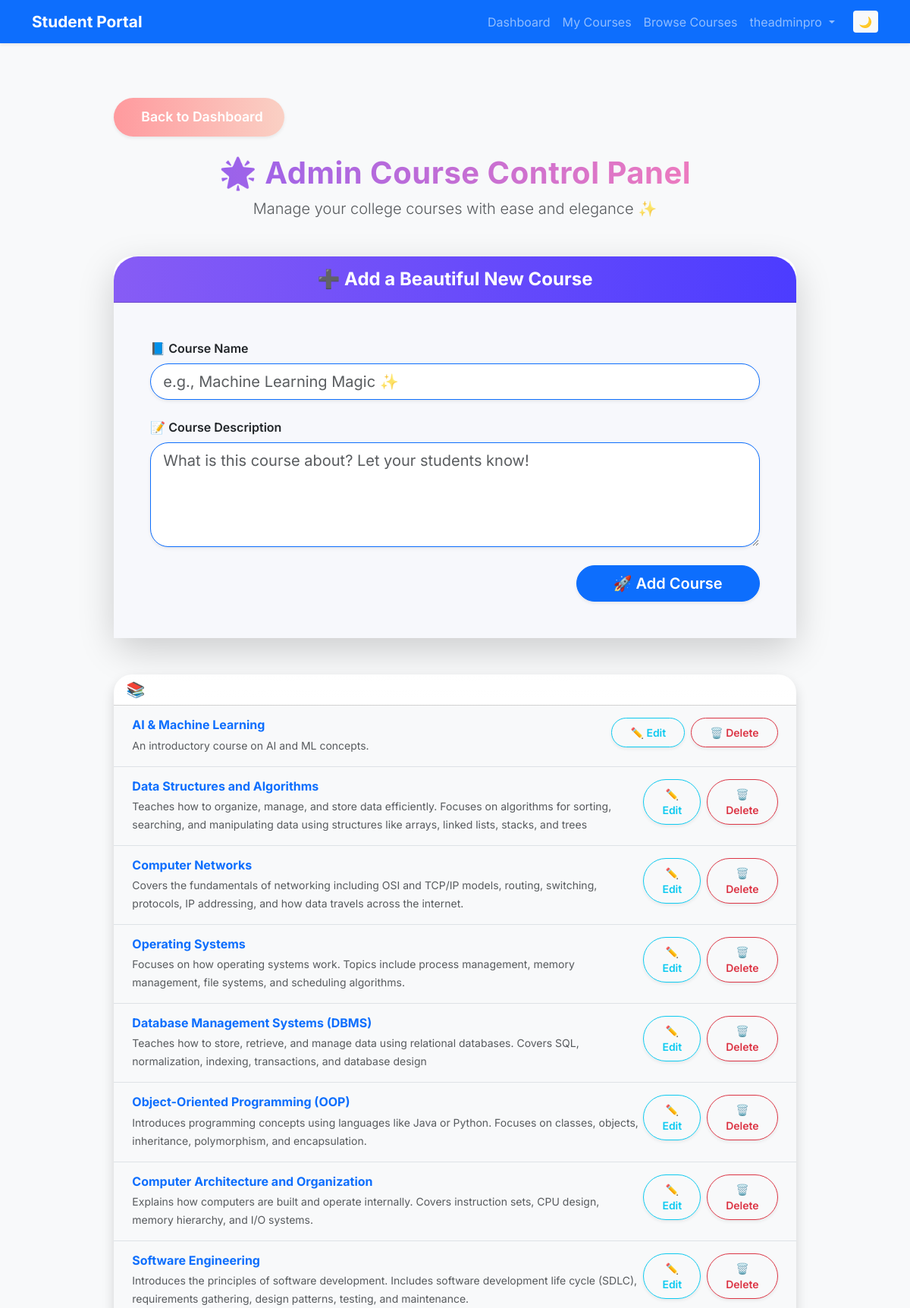
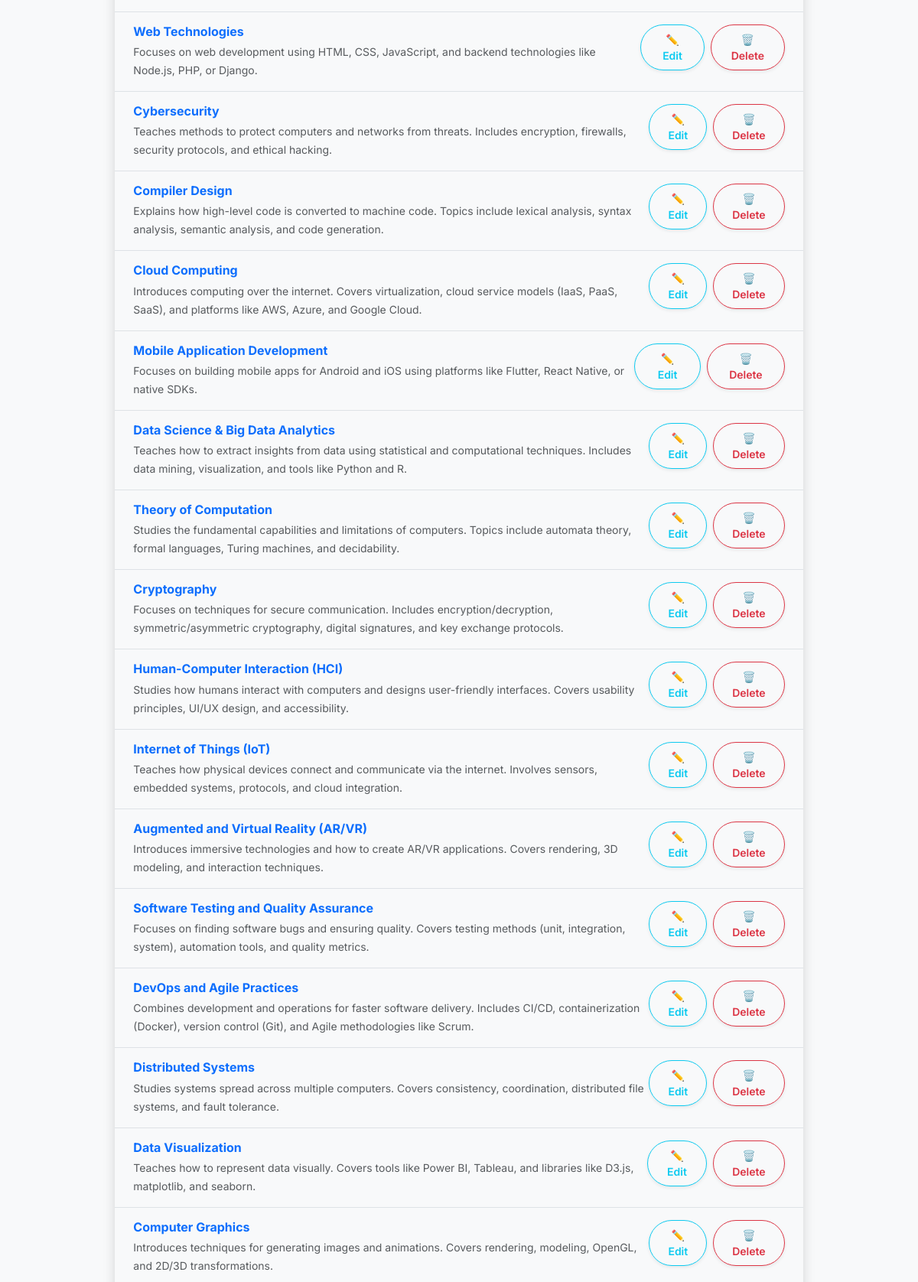
Page /registration/add-course/ (signed in, upper part) on the committed database (2 pictures, top to bottom).
### registration/models.py (models this page shows, shortened)
class Course(models.Model):
    name = models.CharField(max_length=100)
    description = models.TextField(default="Default course description")
    created_at = models.DateTimeField(auto_now_add=True)

### registration/views.py (the view, shortened to what this page needs)
# urls.py: path('add-course/', views.add_course, name='add_course'),
@staff_member_required
def add_course(request):
    courses = Course.objects.all()
    return render(request, 'add_course.html', {'courses': courses})

### registration/templates/add_course.html (shortened to what this page needs)
{% extends 'base.html' %}
{% block content %}
<div class="container py-5 px-3">
    <div class="row justify-content-center">
        <div class="col-lg-10">
            <div class="mb-4">
                <a href="{% url 'dashboard' %}" class="btn btn-lg fancy-back-btn shadow-sm">
                     Back to Dashboard
                </a>
            </div>
            <div class="text-center mb-5">
                <h1 class="fw-bold text-gradient">🌟 Admin Course Control Panel</h1>
                <p class="lead text-muted">Manage your college courses with ease and elegance ✨</p>
            </div>
            <div class="card border-0 shadow-lg rounded-5 mb-5">
                <div class="card-header text-white text-center rounded-top-5 py-3"
                     style="background: linear-gradient(to right, #875cf5, #4c3cff);">
                    <h4 class="fw-bold mb-0">➕ Add a Beautiful New Course</h4>
                </div>
                <div class="card-body p-5 bg-light-subtle">
                    <form method="POST" class="needs-validation" novalidate>
                        <div class="mb-4">
                            <label for="name" class="form-label fw-semibold text-dark">📘 Course Name</label>
                            <input type="text" class="form-control form-control-lg rounded-pill shadow-sm border-primary"
                                   id="name" name="name" required
                                   placeholder="e.g., Machine Learning Magic ✨">
                        </div>
                        <div class="mb-4">
                            <label for="description" class="form-label fw-semibold text-dark">📝 Course Description</label>
                            <textarea class="form-control form-control-lg rounded-4 shadow-sm border-primary"
                                      id="description" name="description" rows="4" required
                                      placeholder="What is this course about? Let your students know!"></textarea>
                        </div>
                        <div class="text-end mt-4">
                            <button type="submit" class="btn btn-lg btn-primary rounded-pill px-5 shadow-sm">
                                🚀 Add Course
                            </button>
                        </div>
                    </form>
                </div>
            </div>
            <div class="card border-0 shadow rounded-5 bg-white">
                <div class="card-header bg-gradient text-white rounded-top-5"
                     style="background: linear-gradient(to right, #ff6ec4, #7873f5);">
                    <h5 class="mb-0 fw-bold">📚 Current Courses</h5>
                </div>
                <ul class="list-group list-group-flush">
                    {% for course in courses %}
                        <li class="list-group-item d-flex justify-content-between align-items-start px-4 py-3 bg-light">
                            <div class="me-auto">
                                <h6 class="fw-bold text-primary mb-1">{{ course.name }}</h6>
                                <small class="text-muted">{{ course.description }}</small>
                            </div>
                            <div class="d-flex gap-2">
                                <a href="{% url 'edit_course' course.id %}"
                                   class="btn btn-outline-info btn-sm rounded-pill shadow-sm">✏️ Edit</a>
                                <a href="{% url 'delete_course' course.id %}"
                                   class="btn btn-outline-danger btn-sm rounded-pill shadow-sm"
                                   onclick="return confirm('Are you absolutely sure you want to delete this adorable course? 🥺');">
                                    🗑️ Delete
                                </a>
                            </div>
                        </li>
                    {% empty %}
                        <li class="list-group-item text-center text-muted py-4 bg-light">
                            🚫 No courses added yet. Time to create some magic!
                        </li>
                    {% endfor %}
                </ul>
            </div>
        </div>
    </div>
</div>
{% endblock %}

### registration/templates/base.html (shortened to what this page needs)
<!DOCTYPE html>
<html lang="en" data-bs-theme="light">
<head>
    <link href="https://cdn.jsdelivr.net/npm/bootstrap@5.3.2/dist/css/bootstrap.min.css" rel="stylesheet">
</head>
<body class="bg-light">
<nav class="navbar navbar-expand-lg navbar-dark bg-primary shadow-sm sticky-top">
    <div class="container">
        <a class="navbar-brand fw-bold" href="{% url 'dashboard' %}">Student Portal</a>
        <div class="collapse navbar-collapse justify-content-end" id="navbarMain">
            <ul class="navbar-nav align-items-center">
                {% if user.is_authenticated %}
                    <li class="nav-item">
                        <a class="nav-link" href="{% url 'dashboard' %}">Dashboard</a>
                    </li>
                    <li class="nav-item">
                        <a class="nav-link" href="{% url 'my_courses' %}">My Courses</a>
                    </li>
                    <li class="nav-item">
                        <a class="nav-link" href="{% url 'browse_courses' %}">Browse Courses</a>
                    </li>
                    <li class="nav-item dropdown">
                        <a class="nav-link dropdown-toggle" href="#" id="userDropdown" role="button" data-bs-toggle="dropdown">
                            {{ user.username }}
                        </a>
                    </li>
                {% endif %}
                <li class="nav-item ms-3">
                    <button class="btn btn-sm btn-light" id="toggleTheme" title="Toggle dark mode">🌙</button>
                </li>
            </ul>
        </div>
    </div>
</nav>
<div class="container mt-4">
    {% block content %}{% endblock %}
</div>
</body>
</html>

### registration/templates/base.html (style rules this page uses)
body { font-family: 'Inter', sans-serif; transition: background-color 0.3s ease, color 0.3s ease; }
.navbar-brand { font-weight: 700; font-size: 1.3rem; }
#toggleTheme { border: none; }

### registration/templates/add_course.html (style rules this page uses)
.text-gradient { background: linear-gradient(to right, #875cf5, #ff80b5); -webkit-background-clip: text; background-clip: text; -webkit-text-fill-color: transparent; font-weight: 700; letter-spacing: 0.5px; }
.fancy-back-btn { background: linear-gradient(to right, #ff9a9e, #fad0c4); color: #fff; font-weight: 600; padding: 0.75rem 1.75rem; border: none; border-radius: 50px; transition: all 0.3s ease-in-out; display: inline-flex; align-items: center; font-size: 1.1rem; }
.bg-light-subtle { background-color: #f7f8fc !important; }
.form-control, .form-select, textarea { border-radius: 1.5rem !important; box-shadow: 0 2px 6px rgba(135, 92, 245, 0.15); }
.card { border-radius: 1.5rem !important; box-shadow: 0 8px 24px rgba(0, 0, 0, 0.05); }
.btn-primary, .btn-outline-info, .btn-outline-danger { border-radius: 2rem; font-weight: 600; padding: 0.5rem 1.5rem; }

### rows in the picture
Course: name "AI & Machine Learning", description "An introductory course on AI and ML concepts."
Course: name "Data Structures and Algorithms", description "Teaches how to organize, manage, and store data efficiently. Focuses on algorithms for sorting, searching, and manipulating data using structures like arrays, linked lists, stacks, and trees"
Course: name "Computer Networks", description "Covers the fundamentals of networking including OSI and TCP/IP models, routing, switching, protocols, IP addressing, and how data travels across the internet."
Course: name "Operating Systems", description "Focuses on how operating systems work. Topics include process management, memory management, file systems, and scheduling algorithms."
Course: name "Database Management Systems (DBMS)", description "Teaches how to store, retrieve, and manage data using relational databases. Covers SQL, normalization, indexing, transactions, and database design"
Course: name "Object-Oriented Programming (OOP)", description "Introduces programming concepts using languages like Java or Python. Focuses on classes, objects, inheritance, polymorphism, and encapsulation."
Course: name "Computer Architecture and Organization", description "Explains how computers are built and operate internally. Covers instruction sets, CPU design, memory hierarchy, and I/O systems."
Course: name "Software Engineering", description "Introduces the principles of software development. Includes software development life cycle (SDLC), requirements gathering, design patterns, testing, and maintenance."
Course: name "Web Technologies", description "Focuses on web development using HTML, CSS, JavaScript, and backend technologies like Node.js, PHP, or Django."
Course: name "Cybersecurity", description "Teaches methods to protect computers and networks from threats. Includes encryption, firewalls, security protocols, and ethical hacking."
Course: name "Compiler Design", description "Explains how high-level code is converted to machine code. Topics include lexical analysis, syntax analysis, semantic analysis, and code generation."
Course: name "Cloud Computing", description "Introduces computing over the internet. Covers virtualization, cloud service models (IaaS, PaaS, SaaS), and platforms like AWS, Azure, and Google Cloud."
Course: name "Mobile Application Development", description "Focuses on building mobile apps for Android and iOS using platforms like Flutter, React Native, or native SDKs."
Course: name "Data Science & Big Data Analytics", description "Teaches how to extract insights from data using statistical and computational techniques. Includes data mining, visualization, and tools like Python and R."
Course: name "Theory of Computation", description "Studies the fundamental capabilities and limitations of computers. Topics include automata theory, formal languages, Turing machines, and decidability."
Course: name "Cryptography", description "Focuses on techniques for secure communication. Includes encryption/decryption, symmetric/asymmetric cryptography, digital signatures, and key exchange protocols."
Course: name "Human-Computer Interaction (HCI)", description "Studies how humans interact with computers and designs user-friendly interfaces. Covers usability principles, UI/UX design, and accessibility."
Course: name "Internet of Things (IoT)", description "Teaches how physical devices connect and communicate via the internet. Involves sensors, embedded systems, protocols, and cloud integration."
Course: name "Augmented and Virtual Reality (AR/VR)", description "Introduces immersive technologies and how to create AR/VR applications. Covers rendering, 3D modeling, and interaction techniques."
Course: name "Software Testing and Quality Assurance", description "Focuses on finding software bugs and ensuring quality. Covers testing methods (unit, integration, system), automation tools, and quality metrics."
Course: name "DevOps and Agile Practices", description "Combines development and operations for faster software delivery. Includes CI/CD, containerization (Docker), version control (Git), and Agile methodologies like Scrum."
Course: name "Distributed Systems", description "Studies systems spread across multiple computers. Covers consistency, coordination, distributed file systems, and fault tolerance."
Course: name "Data Visualization", description "Teaches how to represent data visually. Covers tools like Power BI, Tableau, and libraries like D3.js, matplotlib, and seaborn."
Course: name "Computer Graphics", description "Introduces techniques for generating images and animations. Covers rendering, modeling, OpenGL, and 2D/3D transformations."

### other values in the picture
{{ user.username }} "theadminpro"
